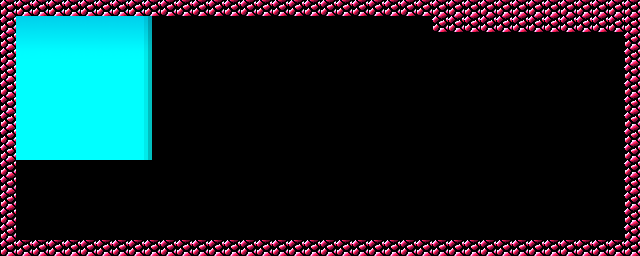

This is a level from a 2D game, rendered from its Tiled map with the project's own tilesets. A one-line summary and the map file follow, with tile-layer data summarised:
An orthogonal 40x16 tile map with 16x16 px tiles, 1 tile layer (edge tiles), 4 image layers and 60 objects (28x EnemyBasic, 21x EnemyBird, 3x EnemySpike, Player, Dog3, ...).

<map version="1.0" tiledversion="v1.0.3-399-ge7b903e" orientation="orthogonal" renderorder="right-down" width="40" height="16" tilewidth="16" tileheight="16" infinite="0" nextobjectid="273">
 <tileset firstgid="1" name="tilemap" tilewidth="16" tileheight="16" tilecount="256" columns="16">
  <image source="../image/tilemap.png" width="256" height="256" />
 </tileset>
 <imagelayer name="Parallax_layer1">
  <image source="../image/bg23.png" width="144" height="160" />
  <properties>
   <property name="ratio" value="0.77" />
  </properties>
 </imagelayer>
 <imagelayer name="Parallax_layer2" opacity="0.7" offsetx="4" offsety="0">
  <image source="../image/bg23.png" width="144" height="160" />
  <properties>
   <property name="ratio" value="1.03" />
  </properties>
 </imagelayer>
 <imagelayer name="Parallax_layer3" opacity="0.5" offsetx="8" offsety="0">
  <image source="../image/bg23.png" width="144" height="160" />
  <properties>
   <property name="ratio" value="1.33" />
  </properties>
 </imagelayer>
 <imagelayer name="Parallax_layer4" opacity="0.5" offsetx="8" offsety="0">
  <image source="../image/bg23.png" width="144" height="160" />
  <properties>
   <property name="ratio" value="1.66" />
  </properties>
 </imagelayer>
 <objectgroup name="entities">
  <object id="1" name="Player" x="28.5" y="67" width="16" height="16" />
  <object id="15" name="Dog3" x="584.346" y="73.826" width="72" height="72">
   <properties>
    <property name="nextLevel" value="25boss17" />
   </properties>
  </object>
  <object id="38" name="Path" type="EnemyBasic" x="244.273" y="206.864">
   <polyline points="3.33333,-53.3333 -22,-30 -160.333,-16.3333" />
  </object>
  <object id="51" name="Path" type="EnemyBird" x="576.5" y="106">
   <polyline points="3.33333,-53.3333 -22,-30 -160.333,-16.3333" />
  </object>
  <object id="52" name="Path" type="EnemyBird" x="572" y="95.5">
   <polyline points="3.33333,-53.3333 -22,-30 -84.333,-21.3333" />
  </object>
  <object id="94" name="Path" type="EnemyBird" x="238.5" y="114">
   <polyline points="3.33333,-53.3333 -22,-30 -160.333,-16.3333" />
  </object>
  <object id="95" name="Path" type="EnemyBasic" x="234" y="104">
   <polyline points="3.33333,-53.3333 -22,-30 -160.333,-16.3333" />
  </object>
  <object id="96" name="Path" type="EnemyBasic" x="229" y="95">
   <polyline points="3.33333,-53.3333 -22,-30 -160.333,-16.3333" />
  </object>
  <object id="97" name="Path" type="EnemyBasic" x="223.5" y="85.5">
   <polyline points="3.33333,-53.3333 -22,-30 -160.333,-16.3333" />
  </object>
  <object id="98" name="Path" type="EnemyBasic" x="217" y="78">
   <polyline points="3.33333,-53.3333 -22,-30 -160.333,-16.3333" />
  </object>
  <object id="108" name="Path" type="EnemySpike" x="258" y="125.5">
   <polyline points="0,0 -25,0" />
  </object>
  <object id="109" name="Path" type="EnemyBasic" x="253" y="110.5">
   <polyline points="0,0 -25,0" />
  </object>
  <object id="110" name="Path" type="EnemyBasic" x="255" y="134">
   <polyline points="0,0 -25,0" />
  </object>
  <object id="117" name="Path" type="EnemyShooter" x="839" y="63.5">
   <polyline points="-96.1667,-20.3333 -124.333,3 -238.333,40.6667 -265,159.167" />
  </object>
  <object id="118" name="Path" type="EnemyBird" x="815" y="58">
   <polyline points="-96.1667,-20.3333 -124.333,3 -238.333,40.6667 -265,159.167" />
  </object>
  <object id="119" name="Path" type="EnemyBird" x="865.5" y="69.5">
   <polyline points="-96.1667,-20.3333 -124.333,3 -238.333,40.6667 -265,159.167" />
  </object>
  <object id="120" name="Path" type="EnemyBird" x="433.5" y="90">
   <polyline points="0,0 -25,0" />
  </object>
  <object id="121" name="Path" type="EnemyBasic" x="381" y="133.5">
   <polyline points="0,0 -25,0" />
  </object>
  <object id="122" name="Path" type="EnemyBasic" x="390.5" y="112.5">
   <polyline points="0,0 -69.5,0" />
  </object>
  <object id="126" name="Path" type="EnemySpike" x="533" y="48">
   <polyline points="0,0 -25,0" />
  </object>
  <object id="127" name="Path" type="EnemyBird" x="503" y="66.5">
   <polyline points="0,0 -25,0" />
  </object>
  <object id="129" name="Path" type="EnemyBird" x="465" y="24">
   <polyline points="0,0 -42,24 -80.5,30.5 -109.5,19 -133.5,36 -144.5,97.5" />
  </object>
  <object id="131" name="Path" type="EnemyBird" x="470" y="35">
   <polyline points="0,0 -42,24 -80.5,30.5 -109.5,19 -133.5,36 -144.5,97.5" />
  </object>
  <object id="133" name="Path" type="EnemyBasic" x="302.5" y="53.5">
   <polyline points="0,0 -25,0" />
  </object>
  <object id="134" name="Path" type="EnemyBasic" x="299.5" y="62">
   <polyline points="0,0 -25,0" />
  </object>
  <object id="136" name="Path" type="EnemyBasic" x="483.5" y="51.5">
   <polyline points="0,0 -42,24 -80.5,30.5 -109.5,19 -133.5,36 -144.5,97.5" />
  </object>
  <object id="137" name="Path" type="EnemyBasic" x="626.5" y="148">
   <polyline points="0,0 -10.5,-79.5 -35,-103.5 -60,-109" />
  </object>
  <object id="139" name="Path" type="EnemyBasic" x="635.5" y="142.5">
   <polyline points="0,0 -10.5,-79.5 -35,-103.5 -60,-109" />
  </object>
  <object id="140" name="Path" type="EnemyBird" x="643.5" y="135.5">
   <polyline points="0,0 -10.5,-79.5 -35,-103.5 -60,-109" />
  </object>
  <object id="194" name="Path" type="EnemyBird" x="301.5" y="91.5">
   <polyline points="0,0 -166,1" />
  </object>
  <object id="195" name="Path" type="EnemyBird" x="323.5" y="144.5">
   <polyline points="0,0 -166,1" />
  </object>
  <object id="196" name="Path" type="EnemyBasic" x="364" y="105">
   <polyline points="0,0 -166,1" />
  </object>
  <object id="197" name="Path" type="EnemyBasic" x="330.5" y="117">
   <polyline points="0,0 -166,1" />
  </object>
  <object id="198" name="Path" type="EnemyBasic" x="380" y="27.5">
   <polyline points="0,0 -166,1" />
  </object>
  <object id="199" name="Path" type="EnemyBasic" x="439.5" y="43">
   <polyline points="0,0 -166,1" />
  </object>
  <object id="200" name="Path" type="EnemyBird" x="401.5" y="57.5">
   <polyline points="0,0 -166,1" />
  </object>
  <object id="202" name="Path" type="EnemyBird" x="520.5" y="116.5">
   <polyline points="0,0 -25,0" />
  </object>
  <object id="203" name="Path" type="EnemyBird" x="511" y="137.5">
   <polyline points="0,0 -25,0" />
  </object>
  <object id="206" name="Path" type="EnemyBasic" x="461" y="125">
   <polyline points="0,0 -166,1" />
  </object>
  <object id="207" name="Path" type="EnemyBasic" x="476.5" y="145">
   <polyline points="0,0 -166,1" />
  </object>
  <object id="208" name="Path" type="EnemyBasic" x="538" y="111.5">
   <polyline points="0,0 -147,72.5" />
  </object>
  <object id="224" name="Path" type="EnemyBasic" x="660.5" y="69">
   <polyline points="0,0 -25,0" />
  </object>
  <object id="226" name="Path" type="EnemyBird" x="374" y="89">
   <polyline points="0,0 -25,0" />
  </object>
  <object id="227" name="Path" type="EnemyBasic" x="345.5" y="71">
   <polyline points="0,0 -25,0" />
  </object>
  <object id="228" name="Path" type="EnemyBasic" x="66" y="205">
   <polyline points="0,0 -25,0" />
  </object>
  <object id="240" name="Path" type="EnemyBird" x="186.5" y="54">
   <polyline points="0,0 -25,0" />
  </object>
  <object id="241" name="Path" type="EnemyBasic" x="192" y="88">
   <polyline points="0,0 -25,0" />
  </object>
  <object id="242" name="Path" type="EnemyBird" x="196.5" y="64.5">
   <polyline points="0,0 -25,0" />
  </object>
  <object id="243" name="Path" type="EnemySpike" x="350" y="105.5">
   <polyline points="0,0 -25,0" />
  </object>
  <object id="244" name="Path" type="EnemyBird" x="484.5" y="84">
   <polyline points="0,0 -25,0" />
  </object>
  </objectgroup>
 <layer name="edge tiles" width="40" height="16">
  <data>[640 cells, 120 non-empty, 1 distinct tile ids]</data>
 </layer>
 <objectgroup color="#ff0000" name="collision layer" opacity="0.79">
  <!-- 5 objects omitted --></objectgroup>
</map>
<!-- 10 of 60 objects omitted -->
